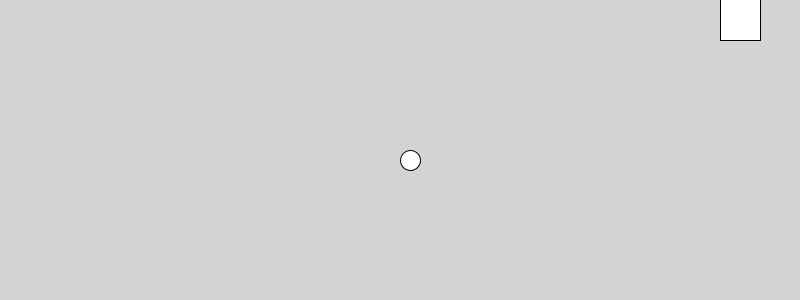
Frame 1 (no input)
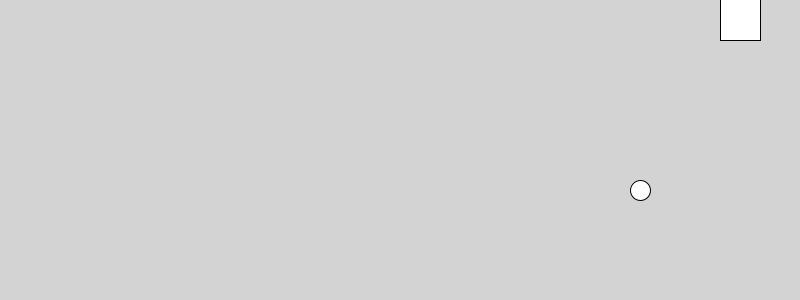
Frame 60 (the mouse pressed at the canvas centre just before this capture)
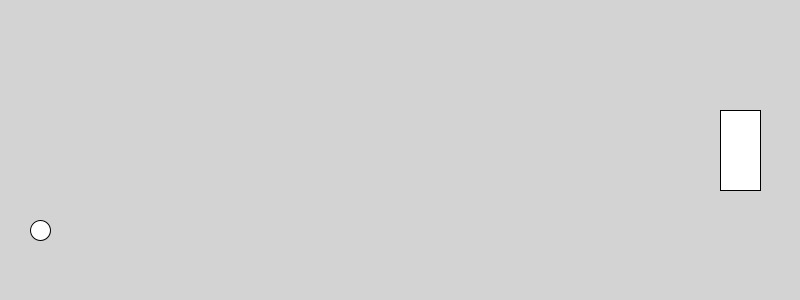
Frame 120 (the mouse held since frame 60 and released just before this capture)

The Processing sketch that drew these frames (run headless with seeded random() and noise(); from frame 60 on, the mouse is pressed at the canvas centre):

// Processing sketch: processing_76872
// ── processing_76872.pde

float speedX = 10; //speed
float speedY = 10;

int directionX = 1; //Circle direction
int directionY = 1;

float CposX = width/2; //Circle starting position
float CposY = height/2;


void setup()
{
  size(800,300);
  CposX = width/2;
  CposY= height/2;
}


void draw()
{ 
  background(211);
  
  CposX += speedX * directionX; //move the ellipse
  CposY += speedY * directionY;
  
  if (CposX >= width-21) {
    background(0);
  }
  
  ellipse(CposX, CposY, 20, 20);
  
  BoundryCheck();
  Rectangle();
}
  
  
  void BoundryCheck() {
  //If the ellipse is at the boundries of the page
  //Invert the direction the ellipse is moving in
  if (CposX > width-20) {
    directionX *= -1; //directionX = directionX * -1
  }
  
  if (CposY > height-20) {
    directionY *= -1;
  }
  
  if (CposX < 20) {
    directionX *= -1;
  }
  
  if (CposY < 20) {
    directionY *= -1;
  }
  }
  
  
  void Rectangle() {
    
  int RectX = 40; //Rectangle starting position
  int RectY = 80;
    
  float RposX = width-80; //Rectangle position
  float RposY = mouseY-40;
  
  if (CposX >= RposX){ //if the circle hits the rectangle then invert the direction of the circle
    if (CposX <= RposX + 40){
      if (CposY >= RposY){
        if(CposY <= RposY + 80){
          directionX *= -1;
        }
      }
    }
  }

  rect(RposX, RposY, RectX, RectY);
   
  }
  
 
  
